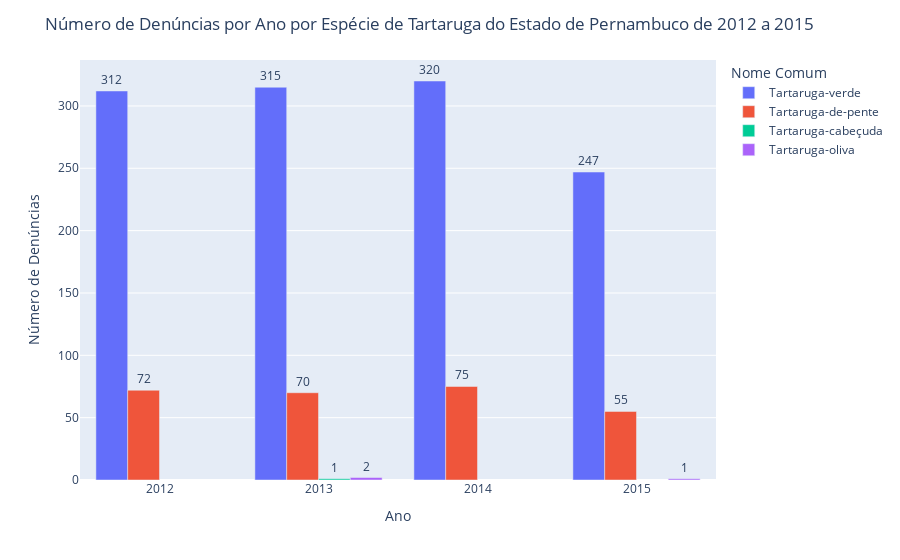

Notebook code for this chart:
### Code cell
import pandas as pd
import plotly.express as px

# Ler o arquivo CSV
a = pd.read_csv('RegistroPernambuco.csv', sep=',')

# Extrair o ano da coluna "Data do registro"
a['Ano'] = pd.to_datetime(a['Data do registro'], format='%d/%m/%Y').dt.year
a['Data do registro'] = pd.to_datetime(a['Data do registro'], format='%d/%m/%Y')
a = a[a['Data do registro'].dt.year >= 2012]
# Agrupar os dados por ano, espécies de tartarugas e "nome comum" e contar o número de denúncias em cada grupo
contagem_por_ano_especie_nome_comum = a.groupby(['Ano', 'Nome cientifico na base de dados', 'Nome comum']).size().reset_index(name='Contagem')

# Criar o gráfico de barras interativo com plotly
fig = px.bar(contagem_por_ano_especie_nome_comum, x='Ano', y='Contagem', color='Nome comum', barmode='group',
             text='Contagem')  # Especificar o texto exato a ser exibido sobre cada barra

# Configurações adicionais do layout do gráfico
fig.update_layout(title='Número de Denúncias por Ano por Espécie de Tartaruga do Estado de Pernambuco de 2012 a 2015',
                  xaxis_title='Ano',
                  yaxis_title='Número de Denúncias',
                  legend_title='Nome Comum')

# Ajustar a posição do texto dos valores para sempre aparecer na horizontal em cima de cada barra
fig.update_traces(texttemplate='%{text}', textposition='outside')

# Exibir o gráfico interativo
fig.show()
print(contagem_por_ano_especie_nome_comum)

### Figure 1 — Plotly figure (JSON) as saved in the notebook; plotly's stock layout.template omitted (floating-point values rounded to 4 significant figures)
{"data": [{"alignmentgroup": "True", "hovertemplate": "Nome comum=Tartaruga-verde<br>Ano=%{x}<br>Contagem=%{text}<extra></extra>", "legendgroup": "Tartaruga-verde", "marker": {"color": "#636efa", "pattern": {"shape": ""}}, "name": "Tartaruga-verde", "offsetgroup": "Tartaruga-verde", "orientation": "v", "showlegend": true, "text": [312, 315, 320, 247], "textposition": "outside", "texttemplate": "%{text}", "type": "bar", "x": [2012, 2013, 2014, 2015], "xaxis": "x", "y": [312, 315, 320, 247], "yaxis": "y"}, {"alignmentgroup": "True", "hovertemplate": "Nome comum=Tartaruga-de-pente<br>Ano=%{x}<br>Contagem=%{text}<extra></extra>", "legendgroup": "Tartaruga-de-pente", "marker": {"color": "#EF553B", "pattern": {"shape": ""}}, "name": "Tartaruga-de-pente", "offsetgroup": "Tartaruga-de-pente", "orientation": "v", "showlegend": true, "text": [72, 70, 75, 55], "textposition": "outside", "texttemplate": "%{text}", "type": "bar", "x": [2012, 2013, 2014, 2015], "xaxis": "x", "y": [72, 70, 75, 55], "yaxis": "y"}, {"alignmentgroup": "True", "hovertemplate": "Nome comum=Tartaruga-cabeçuda<br>Ano=%{x}<br>Contagem=%{text}<extra></extra>", "legendgroup": "Tartaruga-cabeçuda", "marker": {"color": "#00cc96", "pattern": {"shape": ""}}, "name": "Tartaruga-cabeçuda", "offsetgroup": "Tartaruga-cabeçuda", "orientation": "v", "showlegend": true, "text": [1], "textposition": "outside", "texttemplate": "%{text}", "type": "bar", "x": [2013], "xaxis": "x", "y": [1], "yaxis": "y"}, {"alignmentgroup": "True", "hovertemplate": "Nome comum=Tartaruga-oliva<br>Ano=%{x}<br>Contagem=%{text}<extra></extra>", "legendgroup": "Tartaruga-oliva", "marker": {"color": "#ab63fa", "pattern": {"shape": ""}}, "name": "Tartaruga-oliva", "offsetgroup": "Tartaruga-oliva", "orientation": "v", "showlegend": true, "text": [2, 1], "textposition": "outside", "texttemplate": "%{text}", "type": "bar", "x": [2013, 2015], "xaxis": "x", "y": [2, 1], "yaxis": "y"}], "layout": {"barmode": "group", "legend": {"title": {"text": "Nome Comum"}, "tracegroupgap": 0}, "margin": {"t": 60}, "title": {"text": "Número de Denúncias por Ano por Espécie de Tartaruga do Estado de Pernambuco de 2012 a 2015"}, "xaxis": {"anchor": "y", "domain": [0, 1], "title": {"text": "Ano"}}, "yaxis": {"anchor": "x", "domain": [0, 1], "title": {"text": "Número de Denúncias"}}}}
